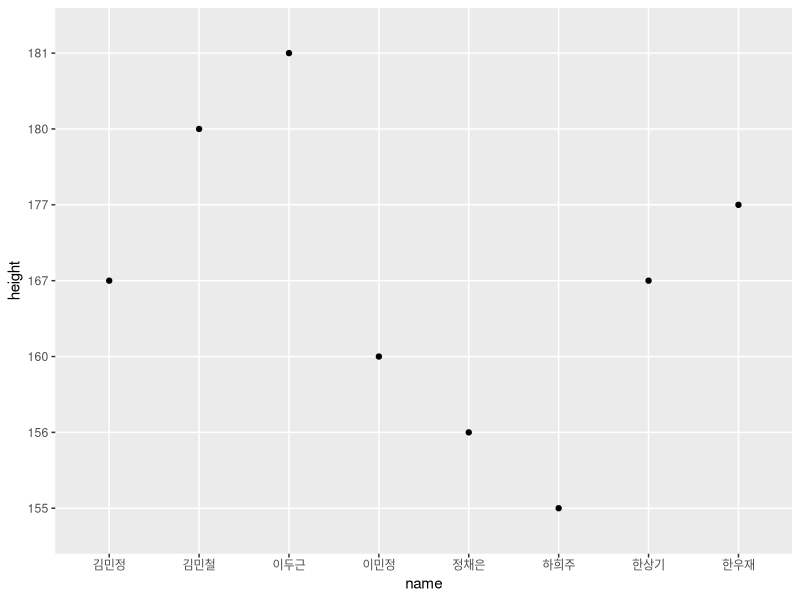
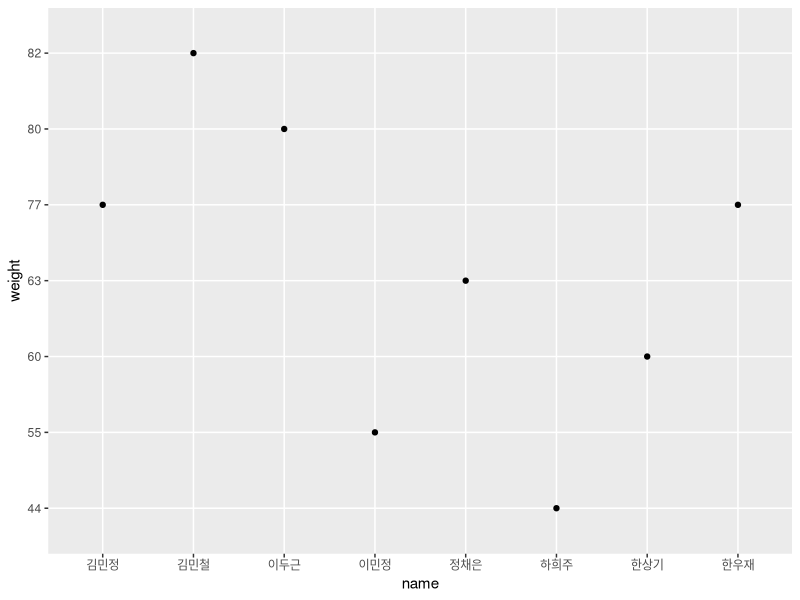

The R script that drew these images, in order:
#dat = data.frame(id=NA_character_, gender=NA_character_, name=NA_character_, 
#                 year=NA_character_, height=NA_character_, weight=NA_character_,
#                 stringsAsFactors = F)
#dat <- edit(dat)
                 
dat <- structure(list(id = c("144", "132", "224", "231", "332", "335", "423", "432"), 
                      gender = c("M", "F", "M", "F", "M", "F", "M", "F"), 
                      name = c("김민철", "김민정", "한우재", "정채은", "한상기", "이민정", "이두근", "하희주"), 
                      year = c("1", "1", "2", "2", "3", "3", "4", "4"), 
                      height = c("180", "167", "177", "156", "167", "160", "181", "155"), 
                      weight = c("82", "77", "77", "63", "60", "55", "80", "44"), 
                      salary = c("4,000,000", "3,500,000", "6,000,000", "100,000,000", "3,200,000", "1,000,000", "5,000,000", "2,200,000")),
                 row.names = c(NA, 8L), class = "data.frame")                                                                                                             

str(dat)
summary(dat)

# 01. id, year, height, weight는 수치형으로,
#     gender는 범주형(factor)으로,
#     salary도 수치형으로 변환하세요.

# 01+. salary의 경우 ","를 ""로 변환한 후 수치형으로 변환해야 합니다.

# 02. 다음의 datHeight와 datWeight는 동일한 사람의 키와 체중이 들어 있습니다. 
#     어떤 사람의 키와 체중을 하나의 데이터 프레임으로 만드세요
library(dplyr)
datHeight <- dat %>% select(id, gender, name, year, height) %>% arrange(height)
datWeight <- dat %>% select(id, gender, name, year, weight) %>% arrange(weight)

# 03. 다음의 plot은 사람마다 다른 키, 성별에 따른 키를 보여줍니다.
#     키와 체중을 하나의 plot에 그려보세요.
library(ggplot2)
ggplot(dat, aes(x=name, y=height)) + geom_point()
ggplot(dat, aes(x=name, y=weight)) + geom_point()

# 04. 다음의 data를 활용하여 사람마다 키의 변천을 그래프로 나타내세요.
datHeight2017to2018 <- 
  structure(list(id = c("144", "132", "224", "231", "332", "335", "423", "432"),
                 gender = c("M", "F", "M", "F", "M", "F", "M", "F"), 
                 name = c("김민철", "김민정", "한우재","정채은", "한상기", "이민정", "이두근", "하희주"), 
                 y2017 = c("170", "164", "177", "155", "167", "160", "179", "155"), 
                 y2018 = c("178", "167", "177", "156", "167", "161", "181", "155")), 
            row.names = c(NA, 8L), class = "data.frame", 
            .Names = c("id", "gender", "name", "y2017", "y2018"))

datHeight2019to2020 <- 
  structure(list(id = c("144", "132", "224", "231", "332", "335", "423", "432"), 
                 gender = c("M", "F", "M", "F", "M", "F", "M", "F"), 
                 name = c("김민철", "김민정", "한우재","정채은", "한상기", "이민정", "이두근", "하희주"), 
                 y2019 = c("182", "170", "178", "157", "170", "166", "183", "156"), 
                 y2020 = c("182", "174", "179", "157", "178","168", "183", "156")), 
            row.names = c(NA, 8L), class = "data.frame", 
            .Names = c("id", "gender", "name", "y2019", "y2020"))


